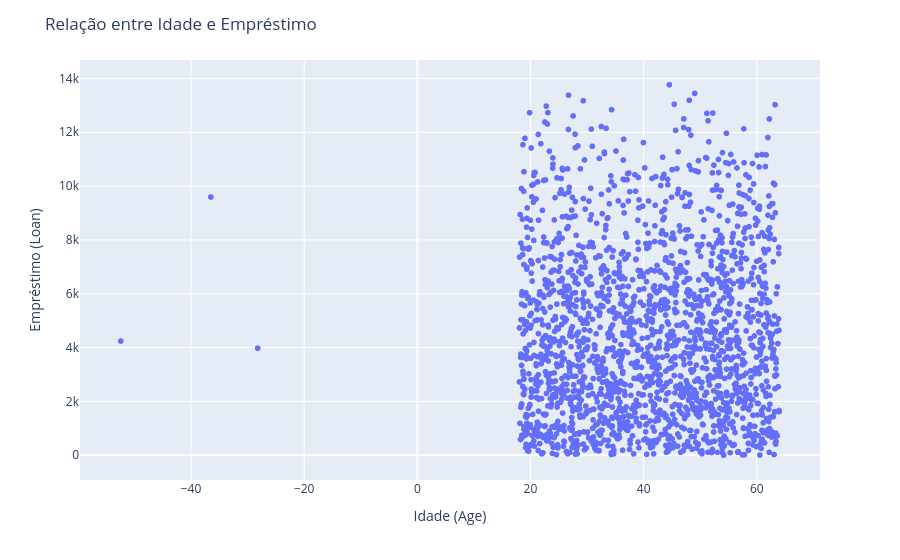

Source (notebook cell):
### Markdown cell above
# Age x loan

### Code cell
# Age x loan
grafico = px.scatter(x = base_credit['age'], y = base_credit['loan'])
# Atualizando o layout 
grafico.update_layout(
    title='Relação entre Idade e Empréstimo',
    xaxis_title='Idade (Age)',
    yaxis_title='Empréstimo (Loan)'
)


grafico.show()

### Figure 1 — Plotly figure (JSON) as saved in the notebook; plotly's stock layout.template omitted (floating-point values rounded to 4 significant figures; data arrays with more than 128 entries replaced by an {"elided": "..."} marker saying what was removed)
{"data": [{"hovertemplate": "x=%{x}<br>y=%{y}<extra></extra>", "legendgroup": "", "marker": {"color": "#636efa", "symbol": "circle"}, "mode": "markers", "name": "", "showlegend": false, "type": "scattergl", "x": {"elided": "1997 float values"}, "xaxis": "x", "y": {"elided": "1997 float values"}, "yaxis": "y"}], "layout": {"autosize": true, "legend": {"tracegroupgap": 0}, "margin": {"t": 60}, "title": {"text": "Relação entre Idade e Empréstimo"}, "xaxis": {"anchor": "y", "autorange": true, "domain": [0, 1], "range": [-59.47, 71.01], "title": {"text": "Idade (Age)"}, "type": "linear"}, "yaxis": {"anchor": "x", "autorange": true, "domain": [0, 1], "range": [-1064.0, 14830.0], "title": {"text": "Empréstimo (Loan)"}, "type": "linear"}}}
